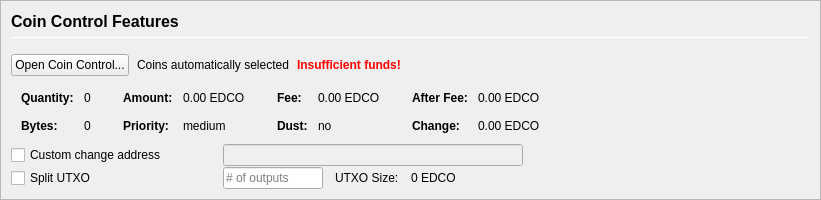
         <widget class="QFrame" name="frameCoinControl">
          <property name="sizePolicy">
           <sizepolicy hsizetype="Expanding" vsizetype="Expanding">
            <horstretch>0</horstretch>
            <verstretch>0</verstretch>
           </sizepolicy>
          </property>
          <property name="maximumSize">
           <size>
            <width>16777215</width>
            <height>16777215</height>
           </size>
          </property>
          <property name="frameShape">
           <enum>QFrame::StyledPanel</enum>
          </property>
          <property name="frameShadow">
           <enum>QFrame::Sunken</enum>
          </property>
          <layout class="QVBoxLayout" name="verticalLayoutCoinControl2">
           <property name="spacing">
            <number>0</number>
           </property>
           <property name="leftMargin">
            <number>0</number>
           </property>
           <property name="topMargin">
            <number>0</number>
           </property>
           <property name="rightMargin">
            <number>0</number>
           </property>
           <property name="bottomMargin">
            <number>0</number>
           </property>
           <item>
            <widget class="QFrame" name="frameCoinControl_BG">
             <layout class="QVBoxLayout" name="verticalLayoutCoinControl" stretch="0,0,0,0,0,0">
              <property name="spacing">
               <number>1</number>
              </property>
              <property name="leftMargin">
               <number>10</number>
              </property>
              <property name="topMargin">
               <number>10</number>
              </property>
              <item>
               <layout class="QHBoxLayout" name="horizontalLayoutCoinControl1">
                <property name="bottomMargin">
                 <number>15</number>
                </property>
                <item>
                 <layout class="QVBoxLayout" name="verticalLayout_3">
                  <property name="spacing">
                   <number>6</number>
                  </property>
                  <item>
                   <widget class="QLabel" name="labelCoinControlFeatures">
                    <property name="sizePolicy">
                     <sizepolicy hsizetype="Preferred" vsizetype="Maximum">
                      <horstretch>0</horstretch>
                      <verstretch>0</verstretch>
                     </sizepolicy>
                    </property>
                    <property name="minimumSize">
                     <size>
                      <width>0</width>
                      <height>20</height>
                     </size>
                    </property>
                    <property name="font">
                     <font>
                      <pointsize>12</pointsize>
                      <weight>75</weight>
                      <bold>true</bold>
                     </font>
                    </property>
                    <property name="styleSheet">
                     <string notr="true">font-weight:bold;</string>
                    </property>
                    <property name="text">
                     <string>Coin Control Features</string>
                    </property>
                   </widget>
                  </item>
                  <item>
                   <widget class="Line" name="line">
                    <property name="minimumSize">
                     <size>
                      <width>0</width>
                      <height>1</height>
                     </size>
                    </property>
                    <property name="maximumSize">
                     <size>
                      <width>16777215</width>
                      <height>1</height>
                     </size>
                    </property>
                    <property name="orientation">
                     <enum>Qt::Horizontal</enum>
                    </property>
                   </widget>
                  </item>
                 </layout>
                </item>
               </layout>
              </item>
              <item>
               <layout class="QHBoxLayout" name="horizontalLayoutCoinControl2" stretch="0,0,0,0">
                <property name="spacing">
                 <number>8</number>
                </property>
                <property name="bottomMargin">
                 <number>10</number>
                </property>
                <item>
                 <widget class="QPushButton" name="pushButtonCoinControl">
                  <property name="styleSheet">
                   <string notr="true"/>
                  </property>
                  <property name="text">
                   <string>Open Coin Control...</string>
                  </property>
                  <property name="autoDefault">
                   <bool>false</bool>
                  </property>
                 </widget>
                </item>
                <item>
                 <widget class="QLabel" name="labelCoinControlAutomaticallySelected">
                  <property name="text">
                   <string>Coins automatically selected</string>
                  </property>
                  <property name="margin">
                   <number>5</number>
                  </property>
                 </widget>
                </item>
                <item>
                 <widget class="QLabel" name="labelCoinControlInsuffFunds">
                  <property name="font">
                   <font>
                    <weight>75</weight>
                    <bold>true</bold>
                   </font>
                  </property>
                  <property name="styleSheet">
                   <string notr="true">color:red;font-weight:bold;</string>
                  </property>
                  <property name="text">
                   <string>Insufficient funds!</string>
                  </property>
                  <property name="margin">
                   <number>5</number>
                  </property>
                 </widget>
                </item>
                <item>
                 <spacer name="horizontalSpacerCoinControl">
                  <property name="orientation">
                   <enum>Qt::Horizontal</enum>
                  </property>
                  <property name="sizeHint" stdset="0">
                   <size>
                    <width>40</width>
                    <height>1</height>
                   </size>
                  </property>
                 </spacer>
                </item>
               </layout>
              </item>
              <item>
               <widget class="QWidget" name="widgetCoinControl" native="true">
                <property name="sizePolicy">
                 <sizepolicy hsizetype="Preferred" vsizetype="Preferred">
                  <horstretch>0</horstretch>
                  <verstretch>0</verstretch>
                 </sizepolicy>
                </property>
                <property name="minimumSize">
                 <size>
                  <width>0</width>
                  <height>0</height>
                 </size>
                </property>
                <property name="styleSheet">
                 <string notr="true"/>
                </property>
                <layout class="QHBoxLayout" name="horizontalLayoutCoinControl5">
                 <property name="leftMargin">
                  <number>0</number>
                 </property>
                 <property name="topMargin">
                  <number>0</number>
                 </property>
                 <property name="rightMargin">
                  <number>0</number>
                 </property>
                 <property name="bottomMargin">
                  <number>0</number>
                 </property>
                 <item>
                  <layout class="QHBoxLayout" name="horizontalLayoutCoinControl3" stretch="0,0,0,1">
                   <property name="spacing">
                    <number>20</number>
                   </property>
                   <property name="topMargin">
                    <number>0</number>
                   </property>
                   <property name="bottomMargin">
                    <number>10</number>
                   </property>
                   <item>
                    <layout class="QFormLayout" name="formLayoutCoinControl1">
                     <property name="horizontalSpacing">
                      <number>10</number>
                     </property>
                     <property name="verticalSpacing">
                      <number>14</number>
                     </property>
                     <property name="leftMargin">
                      <number>10</number>
                     </property>
                     <property name="topMargin">
                      <number>4</number>
                     </property>
                     <property name="rightMargin">
                      <number>6</number>
                     </property>
                     <item row="0" column="0">
                      <widget class="QLabel" name="labelCoinControlQuantityText">
                       <property name="font">
                        <font>
                         <weight>75</weight>
                         <bold>true</bold>
                        </font>
                       </property>
                       <property name="text">
                        <string>Quantity:</string>
                       </property>
                       <property name="margin">
                        <number>0</number>
                       </property>
                      </widget>
                     </item>
                     <item row="0" column="1">
                      <widget class="QLabel" name="labelCoinControlQuantity">
                       <property name="cursor">
                        <cursorShape>IBeamCursor</cursorShape>
                       </property>
                       <property name="contextMenuPolicy">
                        <enum>Qt::ActionsContextMenu</enum>
                       </property>
                       <property name="text">
                        <string notr="true">0</string>
                       </property>
                       <property name="margin">
                        <number>0</number>
                       </property>
                       <property name="textInteractionFlags">
                        <set>Qt::LinksAccessibleByMouse|Qt::TextSelectableByKeyboard|Qt::TextSelectableByMouse</set>
                       </property>
                      </widget>
                     </item>
                     <item row="1" column="0">
                      <widget class="QLabel" name="labelCoinControlBytesText">
                       <property name="font">
                        <font>
                         <weight>75</weight>
                         <bold>true</bold>
                        </font>
                       </property>
                       <property name="text">
                        <string>Bytes:</string>
                       </property>
                      </widget>
                     </item>
                     <item row="1" column="1">
                      <widget class="QLabel" name="labelCoinControlBytes">
                       <property name="cursor">
                        <cursorShape>IBeamCursor</cursorShape>
                       </property>
                       <property name="contextMenuPolicy">
                        <enum>Qt::ActionsContextMenu</enum>
                       </property>
                       <property name="text">
                        <string notr="true">0</string>
                       </property>
                       <property name="textInteractionFlags">
                        <set>Qt::LinksAccessibleByMouse|Qt::TextSelectableByKeyboard|Qt::TextSelectableByMouse</set>
                       </property>
                      </widget>
                     </item>
                    </layout>
                   </item>
                   <item>
                    <layout class="QFormLayout" name="formLayoutCoinControl2">
                     <property name="horizontalSpacing">
                      <number>10</number>
                     </property>
                     <property name="verticalSpacing">
                      <number>14</number>
                     </property>
                     <property name="leftMargin">
                      <number>6</number>
                     </property>
                     <property name="topMargin">
                      <number>4</number>
                     </property>
                     <property name="rightMargin">
                      <number>6</number>
                     </property>
                     <item row="0" column="0">
                      <widget class="QLabel" name="labelCoinControlAmountText">
                       <property name="font">
                        <font>
                         <weight>75</weight>
                         <bold>true</bold>
                        </font>
                       </property>
                       <property name="text">
                        <string>Amount:</string>
                       </property>
                       <property name="margin">
                        <number>0</number>
                       </property>
                      </widget>
                     </item>
                     <item row="0" column="1">
                      <widget class="QLabel" name="labelCoinControlAmount">
                       <property name="cursor">
                        <cursorShape>IBeamCursor</cursorShape>
                       </property>
                       <property name="contextMenuPolicy">
                        <enum>Qt::ActionsContextMenu</enum>
                       </property>
                       <property name="text">
                        <string notr="true">0.00 EDCO</string>
                       </property>
                       <property name="textInteractionFlags">
                        <set>Qt::LinksAccessibleByMouse|Qt::TextSelectableByKeyboard|Qt::TextSelectableByMouse</set>
                       </property>
                      </widget>
                     </item>
                     <item row="1" column="0">
                      <widget class="QLabel" name="labelCoinControlPriorityText">
                       <property name="font">
                        <font>
                         <weight>75</weight>
                         <bold>true</bold>
                        </font>
                       </property>
                       <property name="text">
                        <string>Priority:</string>
                       </property>
                      </widget>
                     </item>
                     <item row="1" column="1">
                      <widget class="QLabel" name="labelCoinControlPriority">
                       <property name="cursor">
                        <cursorShape>IBeamCursor</cursorShape>
                       </property>
                       <property name="contextMenuPolicy">
                        <enum>Qt::ActionsContextMenu</enum>
                       </property>
                       <property name="text">
                        <string>medium</string>
                       </property>
                       <property name="textInteractionFlags">
                        <set>Qt::LinksAccessibleByMouse|Qt::TextSelectableByKeyboard|Qt::TextSelectableByMouse</set>
                       </property>
                      </widget>
                     </item>
                    </layout>
                   </item>
                   <item>
                    <layout class="QFormLayout" name="formLayoutCoinControl3">
                     <property name="horizontalSpacing">
                      <number>10</number>
                     </property>
                     <property name="verticalSpacing">
                      <number>14</number>
                     </property>
                     <property name="leftMargin">
                      <number>6</number>
                     </property>
                     <property name="topMargin">
                      <number>4</number>
                     </property>
                     <property name="rightMargin">
                      <number>6</number>
                     </property>
                     <item row="0" column="0">
                      <widget class="QLabel" name="labelCoinControlFeeText">
                       <property name="font">
                        <font>
                         <weight>75</weight>
                         <bold>true</bold>
                        </font>
                       </property>
                       <property name="text">
                        <string>Fee:</string>
                       </property>
                       <property name="margin">
                        <number>0</number>
                       </property>
                      </widget>
                     </item>
                     <item row="0" column="1">
                      <widget class="QLabel" name="labelCoinControlFee">
                       <property name="cursor">
                        <cursorShape>IBeamCursor</cursorShape>
                       </property>
                       <property name="contextMenuPolicy">
                        <enum>Qt::ActionsContextMenu</enum>
                       </property>
                       <property name="text">
                        <string notr="true">0.00 EDCO</string>
                       </property>
                       <property name="textInteractionFlags">
                        <set>Qt::LinksAccessibleByMouse|Qt::TextSelectableByKeyboard|Qt::TextSelectableByMouse</set>
                       </property>
                      </widget>
                     </item>
                     <item row="1" column="0">
                      <widget class="QLabel" name="labelCoinControlLowOutputText">
                       <property name="font">
                        <font>
                         <weight>75</weight>
                         <bold>true</bold>
                        </font>
                       </property>
                       <property name="text">
                        <string>Dust:</string>
                       </property>
                      </widget>
                     </item>
                     <item row="1" column="1">
                      <widget class="QLabel" name="labelCoinControlLowOutput">
                       <property name="cursor">
                        <cursorShape>IBeamCursor</cursorShape>
                       </property>
                       <property name="contextMenuPolicy">
                        <enum>Qt::ActionsContextMenu</enum>
                       </property>
                       <property name="text">
                        <string>no</string>
                       </property>
                       <property name="textInteractionFlags">
                        <set>Qt::LinksAccessibleByMouse|Qt::TextSelectableByKeyboard|Qt::TextSelectableByMouse</set>
                       </property>
                      </widget>
                     </item>
                    </layout>
                   </item>
                   <item>
                    <layout class="QFormLayout" name="formLayoutCoinControl4">
                     <property name="horizontalSpacing">
                      <number>10</number>
                     </property>
                     <property name="verticalSpacing">
                      <number>14</number>
                     </property>
                     <property name="leftMargin">
                      <number>6</number>
                     </property>
                     <property name="topMargin">
                      <number>4</number>
                     </property>
                     <property name="rightMargin">
                      <number>6</number>
                     </property>
                     <item row="0" column="0">
                      <widget class="QLabel" name="labelCoinControlAfterFeeText">
                       <property name="font">
                        <font>
                         <weight>75</weight>
                         <bold>true</bold>
                        </font>
                       </property>
                       <property name="text">
                        <string>After Fee:</string>
                       </property>
                       <property name="margin">
                        <number>0</number>
                       </property>
                      </widget>
                     </item>
                     <item row="0" column="1">
                      <widget class="QLabel" name="labelCoinControlAfterFee">
                       <property name="cursor">
                        <cursorShape>IBeamCursor</cursorShape>
                       </property>
                       <property name="contextMenuPolicy">
                        <enum>Qt::ActionsContextMenu</enum>
                       </property>
                       <property name="text">
                        <string notr="true">0.00 EDCO</string>
                       </property>
                       <property name="textInteractionFlags">
                        <set>Qt::LinksAccessibleByMouse|Qt::TextSelectableByKeyboard|Qt::TextSelectableByMouse</set>
                       </property>
                      </widget>
                     </item>
                     <item row="1" column="0">
                      <widget class="QLabel" name="labelCoinControlChangeText">
                       <property name="font">
                        <font>
                         <weight>75</weight>
                         <bold>true</bold>
                        </font>
                       </property>
                       <property name="text">
                        <string>Change:</string>
                       </property>
                      </widget>
                     </item>
                     <item row="1" column="1">
                      <widget class="QLabel" name="labelCoinControlChange">
                       <property name="cursor">
                        <cursorShape>IBeamCursor</cursorShape>
                       </property>
                       <property name="contextMenuPolicy">
                        <enum>Qt::ActionsContextMenu</enum>
                       </property>
                       <property name="text">
                        <string notr="true">0.00 EDCO</string>
                       </property>
                       <property name="textInteractionFlags">
                        <set>Qt::LinksAccessibleByMouse|Qt::TextSelectableByKeyboard|Qt::TextSelectableByMouse</set>
                       </property>
                      </widget>
                     </item>
                    </layout>
                   </item>
                  </layout>
                 </item>
                </layout>
               </widget>
              </item>
              <item>
               <layout class="QHBoxLayout" name="horizontalLayoutCoinControl4">
                <property name="spacing">
                 <number>12</number>
                </property>
                <property name="sizeConstraint">
                 <enum>QLayout::SetDefaultConstraint</enum>
                </property>
                <property name="topMargin">
                 <number>0</number>
                </property>
                <property name="rightMargin">
                 <number>0</number>
                </property>
                <item>
                 <widget class="QCheckBox" name="checkBoxCoinControlChange">
                  <property name="sizePolicy">
                   <sizepolicy hsizetype="Preferred" vsizetype="Preferred">
                    <horstretch>0</horstretch>
                    <verstretch>0</verstretch>
                   </sizepolicy>
                  </property>
                  <property name="minimumSize">
                   <size>
                    <width>200</width>
                    <height>0</height>
                   </size>
                  </property>
                  <property name="maximumSize">
                   <size>
                    <width>200</width>
                    <height>16777215</height>
                   </size>
                  </property>
                  <property name="toolTip">
                   <string>If this is activated, but the change address is empty or invalid, change will be sent to a newly generated address.</string>
                  </property>
                  <property name="text">
                   <string>Custom change address</string>
                  </property>
                 </widget>
                </item>
                <item>
                 <widget class="QValidatedLineEdit" name="lineEditCoinControlChange">
                  <property name="enabled">
                   <bool>false</bool>
                  </property>
                  <property name="sizePolicy">
                   <sizepolicy hsizetype="Preferred" vsizetype="Preferred">
                    <horstretch>0</horstretch>
                    <verstretch>0</verstretch>
                   </sizepolicy>
                  </property>
                  <property name="minimumSize">
                   <size>
                    <width>300</width>
                    <height>0</height>
                   </size>
                  </property>
                 </widget>
                </item>
                <item>
                 <widget class="QLabel" name="labelCoinControlChangeLabel">
                  <property name="sizePolicy">
                   <sizepolicy hsizetype="Preferred" vsizetype="Preferred">
                    <horstretch>0</horstretch>
                    <verstretch>0</verstretch>
                   </sizepolicy>
                  </property>
                  <property name="minimumSize">
                   <size>
                    <width>100</width>
                    <height>0</height>
                   </size>
                  </property>
                  <property name="text">
                   <string/>
                  </property>
                  <property name="margin">
                   <number>3</number>
                  </property>
                 </widget>
                </item>
               </layout>
              </item>
              <item>
               <layout class="QHBoxLayout" name="horizontalLayoutCoinControl6">
                <property name="spacing">
                 <number>12</number>
                </property>
                <property name="rightMargin">
                 <number>0</number>
                </property>
                <item>
                 <widget class="QCheckBox" name="splitBlockCheckBox">
                  <property name="sizePolicy">
                   <sizepolicy hsizetype="Preferred" vsizetype="Preferred">
                    <horstretch>0</horstretch>
                    <verstretch>0</verstretch>
                   </sizepolicy>
                  </property>
                  <property name="minimumSize">
                   <size>
                    <width>200</width>
                    <height>0</height>
                   </size>
                  </property>
                  <property name="maximumSize">
                   <size>
                    <width>200</width>
                    <height>16777215</height>
                   </size>
                  </property>
                  <property name="text">
                   <string>Split UTXO</string>
                  </property>
                 </widget>
                </item>
                <item>
                 <widget class="QLineEdit" name="splitBlockLineEdit">
                  <property name="sizePolicy">
                   <sizepolicy hsizetype="Preferred" vsizetype="Preferred">
                    <horstretch>50</horstretch>
                    <verstretch>0</verstretch>
                   </sizepolicy>
                  </property>
                  <property name="minimumSize">
                   <size>
                    <width>100</width>
                    <height>0</height>
                   </size>
                  </property>
                  <property name="maximumSize">
                   <size>
                    <width>100</width>
                    <height>16777215</height>
                   </size>
                  </property>
                  <property name="placeholderText">
                   <string># of outputs</string>
                  </property>
                 </widget>
                </item>
                <item>
                 <widget class="QLabel" name="labelBlockSizeText">
                  <property name="text">
                   <string>UTXO Size:</string>
                  </property>
                 </widget>
                </item>
                <item>
                 <widget class="QLabel" name="labelBlockSize">
                  <property name="text">
                   <string>0 EDCO</string>
                  </property>
                 </widget>
                </item>
                <item>
                 <spacer name="horizontalSpacer_7">
                  <property name="orientation">
                   <enum>Qt::Horizontal</enum>
                  </property>
                  <property name="sizeHint" stdset="0">
                   <size>
                    <width>40</width>
                    <height>20</height>
                   </size>
                  </property>
                 </spacer>
                </item>
               </layout>
              </item>
              <item>
               <spacer name="verticalSpacerCoinControl">
                <property name="orientation">
                 <enum>Qt::Vertical</enum>
                </property>
                <property name="sizeHint" stdset="0">
                 <size>
                  <width>800</width>
                  <height>1</height>
                 </size>
                </property>
               </spacer>
              </item>
             </layout>
            </widget>
           </item>
          </layout>
         </widget>
